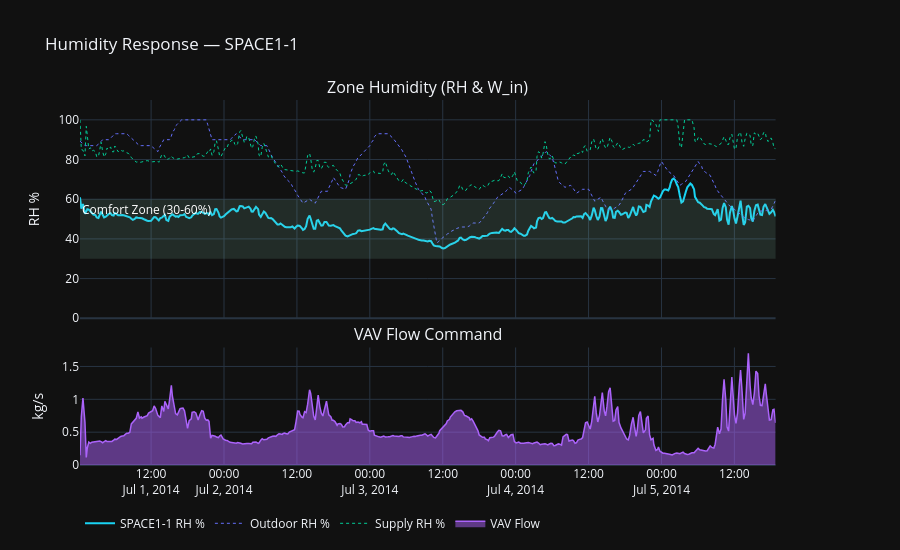

Notebook source saved alongside this figure:
### Markdown cell above
## 2 · Humidity Response vs Flow Command

### Code cell
fig = make_subplots(
    rows=2, cols=1, shared_xaxes=True,
    row_heights=[0.65, 0.35],
    subplot_titles=['Zone Humidity (RH & W_in)', 'VAV Flow Command'],
    specs=[[{'secondary_y': True}], [{}]],
    vertical_spacing=0.08
)


# RH on primary y-axis
fig.add_trace(go.Scatter(x=df['Datetime'], y=df[f'{ZONE}_RH_pct'],
    name=f'{ZONE} RH %', line=dict(color='#19D3F3', width=2)), row=1, col=1, secondary_y=False)
fig.add_trace(go.Scatter(x=df['Datetime'], y=df['Out_RH_pct'],
    name='Outdoor RH %', line=dict(color='#636EFA', width=1, dash='dot')), row=1, col=1, secondary_y=False)
fig.add_trace(go.Scatter(x=df['Datetime'], y=df['Fan_Out_RH_pct'],
    name='Supply RH %', line=dict(color='#00CC96', width=1, dash='dot')), row=1, col=1, secondary_y=False)

# Row 2: Flow
fig.add_trace(go.Scatter(x=df['Datetime'], y=df[f'{ZONE}_VAV_Flow_kg_s'],
    name='VAV Flow', fill='tozeroy',
    line=dict(color='#AB63FA', width=1.5)), row=2, col=1)

fig.add_hrect(
    y0=30, 
    y1=60, 
    row=1, 
    col=1,
    secondary_y=False,
    fillcolor="#84C5B1", 
    opacity=0.15,
    line_width=0,
    annotation_text="Comfort Zone (30-60%)", 
    annotation_position="top left",
    annotation_font_color="white"
)
fig.update_layout(template='plotly_dark', height=550,
    title=f'Humidity Response — {ZONE}',
    legend=dict(orientation='h', y=-0.12))

# 2. Force Y-axis to 0-110 for RH
fig.update_yaxes(title_text='RH %', range=[0, 110], row=1, col=1, secondary_y=False)

fig.update_yaxes(title_text='kg/kg', row=1, col=1, secondary_y=True)
fig.update_yaxes(title_text='kg/s', row=2, col=1)

fig.show()

### Figure 1 — Plotly figure (JSON) as saved in the notebook; plotly's stock layout.template omitted (floating-point values rounded to 4 significant figures; data arrays with more than 128 entries replaced by an {"elided": "..."} marker saying what was removed)
{"data": [{"line": {"color": "#19D3F3", "width": 2}, "name": "SPACE1-1 RH %", "type": "scatter", "x": {"elided": "459 str values"}, "xaxis": "x", "y": {"elided": "459 float values"}, "yaxis": "y"}, {"line": {"color": "#636EFA", "dash": "dot", "width": 1}, "name": "Outdoor RH %", "type": "scatter", "x": {"elided": "459 str values"}, "xaxis": "x", "y": {"elided": "459 float values"}, "yaxis": "y"}, {"line": {"color": "#00CC96", "dash": "dot", "width": 1}, "name": "Supply RH %", "type": "scatter", "x": {"elided": "459 str values"}, "xaxis": "x", "y": {"elided": "459 float values"}, "yaxis": "y"}, {"fill": "tozeroy", "line": {"color": "#AB63FA", "width": 1.5}, "name": "VAV Flow", "type": "scatter", "x": {"elided": "459 str values"}, "xaxis": "x2", "y": {"elided": "459 float values"}, "yaxis": "y3"}], "layout": {"annotations": [{"font": {"size": 16}, "showarrow": false, "text": "Zone Humidity (RH & W_in)", "x": 0.47, "xanchor": "center", "xref": "paper", "y": 1, "yanchor": "bottom", "yref": "paper"}, {"font": {"size": 16}, "showarrow": false, "text": "VAV Flow Command", "x": 0.47, "xanchor": "center", "xref": "paper", "y": 0.322, "yanchor": "bottom", "yref": "paper"}, {"font": {"color": "white"}, "showarrow": false, "text": "Comfort Zone (30-60%)", "x": 0, "xanchor": "left", "xref": "x domain", "y": 60, "yanchor": "top", "yref": "y"}], "height": 550, "legend": {"orientation": "h", "y": -0.12}, "shapes": [{"fillcolor": "#84C5B1", "line": {"width": 0}, "opacity": 0.15, "type": "rect", "x0": 0, "x1": 1, "xref": "x domain", "y0": 30, "y1": 60, "yref": "y"}], "title": {"text": "Humidity Response — SPACE1-1"}, "xaxis": {"anchor": "y", "domain": [0, 0.94], "matches": "x2", "showticklabels": false}, "xaxis2": {"anchor": "y3", "domain": [0, 0.94]}, "yaxis": {"anchor": "x", "domain": [0.402, 1], "range": [0, 110], "title": {"text": "RH %"}}, "yaxis2": {"anchor": "x", "overlaying": "y", "side": "right", "title": {"text": "kg/kg"}}, "yaxis3": {"anchor": "x2", "domain": [0, 0.322], "title": {"text": "kg/s"}}}}
